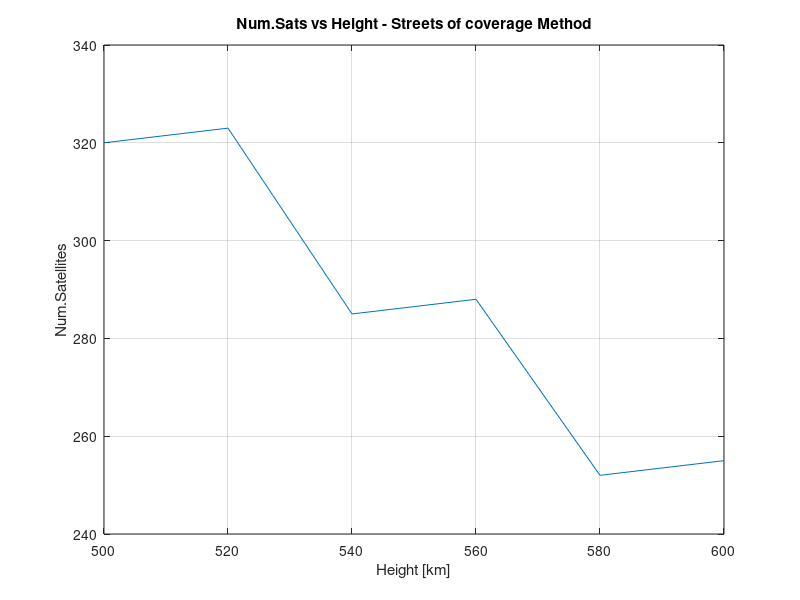
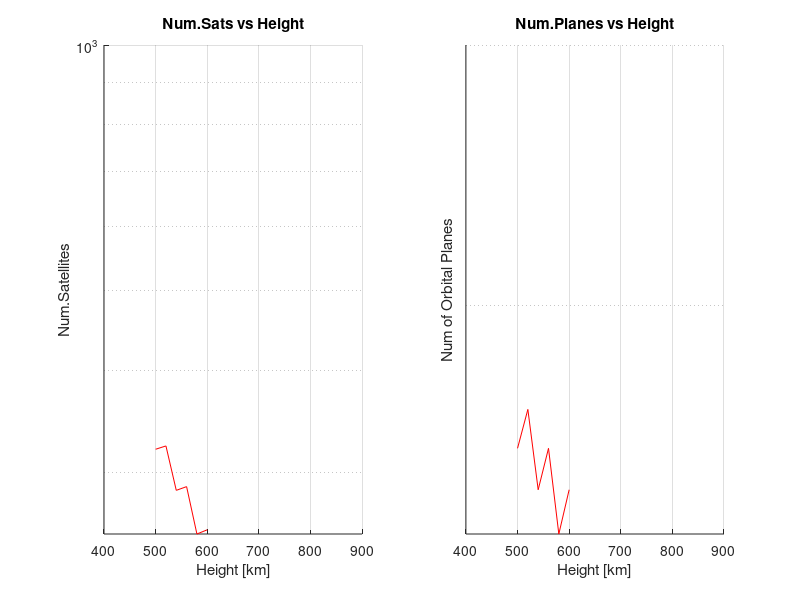
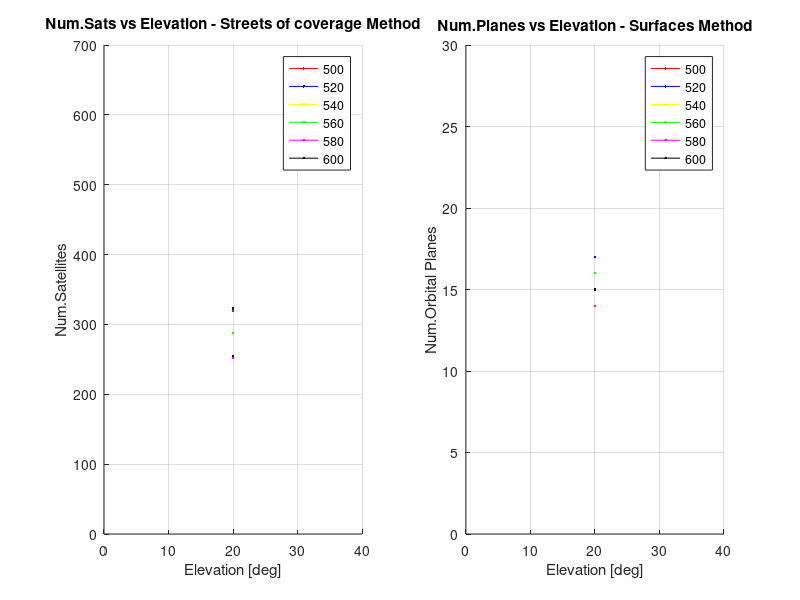

Recreate these plots in MATLAB, in order.
%----ASTREA CONSTELLATION----
%PROJECTS - 220028
%Aerospace Engineering Barchelor's Degree
%ESEIAAT - UPC
%Autumn 2016-2017

% ORBIT DESIGN TEAM
% POLAR ORBITS Number of satellites computation

%PROBLEM:
% Given: - Elevation over the horizon to contact the satellite
%        - Height of the orbit
% Compute the final number of satellites
% Through the "Streets of coverage" method.

clear; clc;

%% 1. Input data
% PHISICAL CONSTANTS AND PARAMETERS 

Re = 6378;          %Earth's Radius [Km]
Se = 4*pi*Re^2;     %Earth's Surface [Km^2]
h = 500:20:600;   %Satellte height [Km]
eo = 20;        %Elevation angle [deg]

%% 2. Number of satellites computation

d=zeros(length(h),length(eo));
nsats_opt=d;

for i = 1:length(h)
    for j = 1:length(eo)
        
        d(i,j)= Re*(sqrt(((h(i)+Re)/Re)^2-(cosd(eo(j)))^2)-sind(eo(j)));
        Bo = asind( d(i,j)*cosd(eo(j)) / (h(i)+Re) );
        Sup = 2 * pi * Re^2 * ( 1-cosd(Bo) );
  
        Nspp_min=ceil(360/(2*Bo));        %Number of satellites per plain
        Nsatspp=Nspp_min:1:Nspp_min+50;   %Array of sats/plain to optimize
        
        S=360./Nsatspp;
        
        Lstreet=acosd(cosd(Bo)./cosd(S/2));
        
        DmaxS=Lstreet+Bo;
        DmaxO=2*Lstreet;

        Nplains=ceil(1+((180-DmaxO)./DmaxS));
        Nsats=Nplains.*Nsatspp;
        [row,col]=find(min(Nplains));
        Nplains_opt(i,j)=Nplains(row,col);
        nsats_opt(i,j)=Nsats(row,col);
        
        %Number of satellites needed
        nsat(i,j) = ( Se / Sup );
        
    end
end

%% 3. Results Plotting

figure(2)
colors=['r','b','y','g','m','k','c'];
for k = 1:length(eo)
    subplot(1,2,1)
    hold on
    semilogy ( h , nsats_opt(:,k),colors(k))
    subplot(1,2,2)
    hold on
    semilogy ( h , Nplains_opt(:,k),colors(k))
end

subplot(1,2,1)
title('Num.Sats vs Height')
xlabel('Height [km]') % x-axis label
ylabel('Num.Satellites') % y-axis label
%legend(num2str(eo(1)),num2str(eo(2)),num2str(eo(3)),...
%    num2str(eo(4)),num2str(eo(5)),num2str(eo(6)),num2str(eo(7)))
axis([400 900 0 1000])
grid on

subplot(1,2,2)
title('Num.Planes vs Height')
xlabel('Height [km]') % x-axis label
ylabel('Num of Orbital Planes') % y-axis label
% legend(num2str(eo(1)),num2str(eo(2)),num2str(eo(3)),...
%     num2str(eo(4)),num2str(eo(5)),num2str(eo(6)),num2str(eo(7)))   
axis([400 900 0 30])
grid on

%% Single detailed analysis

figure(1)
plot(h,nsats_opt)
title('Num.Sats vs Height - Streets of coverage Method')
xlabel('Height [km]') % x-axis label
ylabel('Num.Satellites') % y-axis label
grid on

%% Multianalysis variation with height

figure(3)
colors=['r','b','y','g','m','k'];
for k = 1:length(h)
    subplot(1,2,1)
    hold on
    plot ( eo , nsats_opt(k,:),colors(k))
    subplot(1,2,2)
    hold on
    plot ( eo , Nplains_opt(k,:),colors(k))
end

subplot(1,2,1)
title('Num.Sats vs Elevation - Streets of coverage Method')
xlabel('Elevation [deg]') % x-axis label
ylabel('Num.Satellites') % y-axis label
legend(num2str(h(1)),num2str(h(2)),num2str(h(3)),...
    num2str(h(4)),num2str(h(5)),num2str(h(6)))   
axis([0 40 0 700])
grid on

subplot(1,2,2)
title('Num.Planes vs Elevation - Surfaces Method')
xlabel('Elevation [deg]') % x-axis label
ylabel('Num.Orbital Planes') % y-axis label
legend(num2str(h(1)),num2str(h(2)),num2str(h(3)),...
    num2str(h(4)),num2str(h(5)),num2str(h(6)))  
axis([0 40 0 30])
grid on